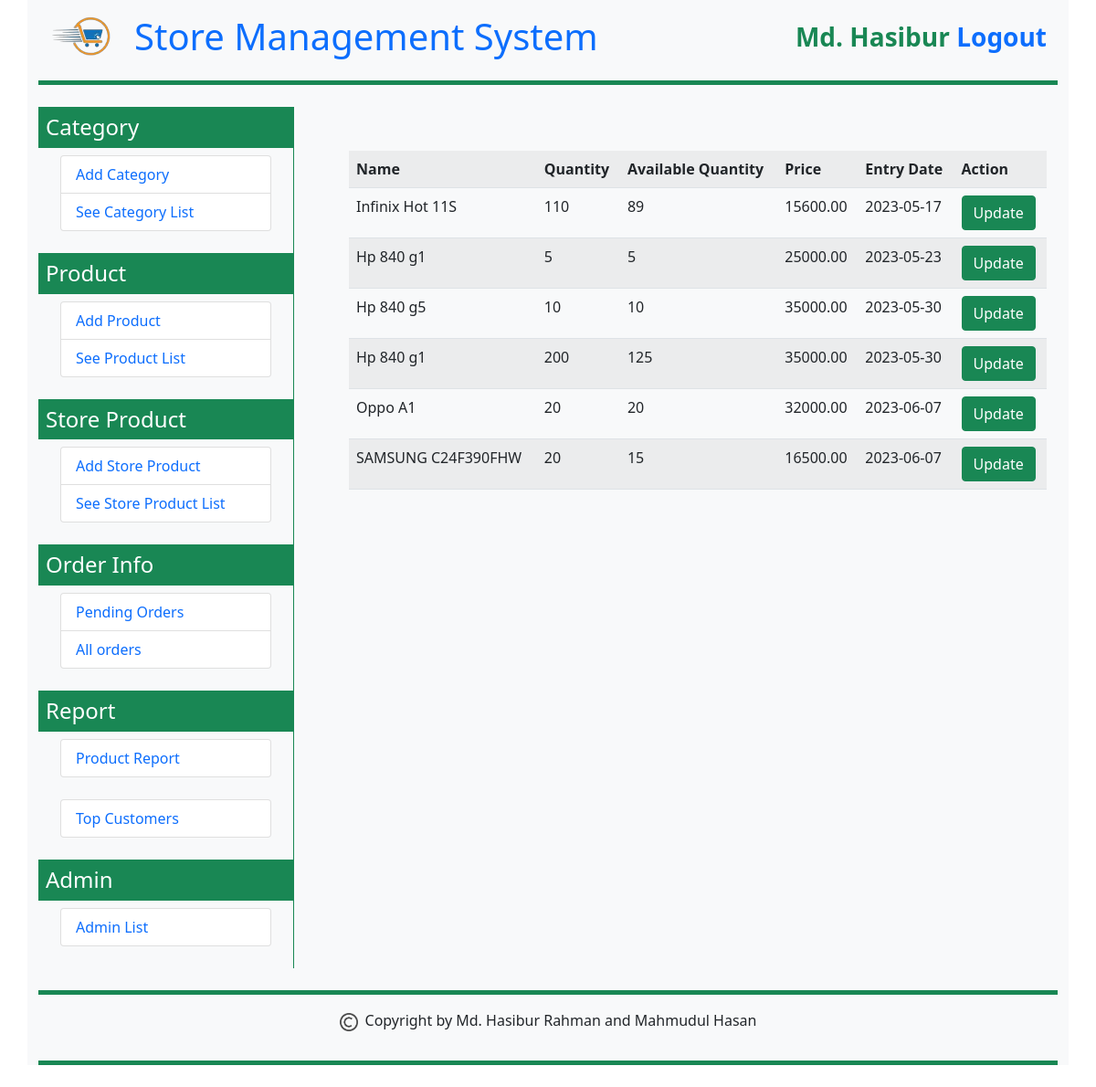
The app's page /sms/store_product_list.php (signed in) with its own data.
### tables this page shows
CREATE TABLE `store_product` (
  `store_product_id` int(11) NOT NULL,
  `store_product_name` int(10) NOT NULL,
  `store_product_qty` int(11) NOT NULL,
  `store_product_entrydate` varchar(10) NOT NULL,
  `store_product_price` float(9,2) NOT NULL,
  `available_qty` int(11) DEFAULT 0
);

### sms/store_product_list.php (the view, shortened to what this page needs)
<?php
    require('connector.php');
    $sql2 = "SELECT * FROM product";
    $query2 = $conn->query($sql2);
    $data_list = array();
    while ($data2 = mysqli_fetch_array($query2)) {
        $product_id = $data2['product_id'];
        $product_name = $data2['product_name'];
        $data_list[$product_id] = $product_name;
    }
    $user_first_name = $_SESSION['user_first_name'];
    $user_last_name = $_SESSION['user_last_name'];
    if(!empty($user_first_name) && !empty($user_last_name)){
?>
<!DOCTYPE html>
<html>
<head>
    <link href="https://cdn.jsdelivr.net/npm/bootstrap@5.0.2/dist/css/bootstrap.min.css" rel="stylesheet">
</head>
<body>
<div class="container bg-light">
            <div class="container-fluid border-bottom border-success border-5 mb-4 py-3">
                <?php include('fixed_part/topbar.php'); ?>
            </div>
            <div class="container-fluid">
                <div class="row">
                    <div class="col-sm-3 bg-light p-0 m-0">
                        <?php include('fixed_part/left_part.php'); ?>
                    </div>
                    <div class="col-sm-9 border-start border-success">
                        <div class="container p-4 m-4">
                            <?php
                            $sql = "SELECT * FROM store_product";
                            $query = $conn->query($sql);
                            echo "<table class='table table-striped table-hover'><tr><th>Name</th><th>Quantity</th><th>Available Quantity</th><th>Price</th><th>Entry Date</th><th>Action</th></tr>";
                            while ($data = mysqli_fetch_array($query)) {
                                $store_product_id = $data['store_product_id'];
                                $store_product_name = $data['store_product_name'];
                                $store_product_qty = $data['store_product_qty'];
                                $available_qty = $data['available_qty'];
                                $store_product_price = $data['store_product_price'];
                                $store_product_entrydate = $data['store_product_entrydate'];
                                echo "<tr>
                                    <td>$data_list[$store_product_name]</td>
                                    <td>$store_product_qty</td>
                                    <td>$available_qty</td>
                                    <td>$store_product_price</td>
                                    <td>$store_product_entrydate</td>
                                    <td><a href='store_product_update.php?id=$store_product_id' class='btn btn-success'>Update</td>
                                </tr>";
                            }
                            echo "</table>"
                            ?>
                        </div>
                    </div>
                </div>
            </div>
            <div class="container-fluid border-bottom border-top border-success border-5 mt-4 mb-4 py-3">
                <?php include('fixed_part/footer.php'); ?>
            </div>
        </div>
</body>
</html>
<?php
    }
    else{
        header('location:login.php');
    }
?>

### records on screen
store_product: store_product_name "Infinix Hot 11S", store_product_qty "110", available_qty "89", store_product_price "15600.00", store_product_entrydate "2023-05-17"
store_product: store_product_name "Hp 840 g1", store_product_qty "5", available_qty "5", store_product_price "25000.00", store_product_entrydate "2023-05-23"
store_product: store_product_name "Hp 840 g5", store_product_qty "10", available_qty "10", store_product_price "35000.00", store_product_entrydate "2023-05-30"
store_product: store_product_name "Hp 840 g1", store_product_qty "200", available_qty "125", store_product_price "35000.00", store_product_entrydate "2023-05-30"
store_product: store_product_name "Oppo A1", store_product_qty "20", available_qty "20", store_product_price "32000.00", store_product_entrydate "2023-06-07"
store_product: store_product_name "SAMSUNG C24F390FHW", store_product_qty "20", available_qty "15", store_product_price "16500.00", store_product_entrydate "2023-06-07"

### other values on screen
$user_first_name "Md. Hasibur"
